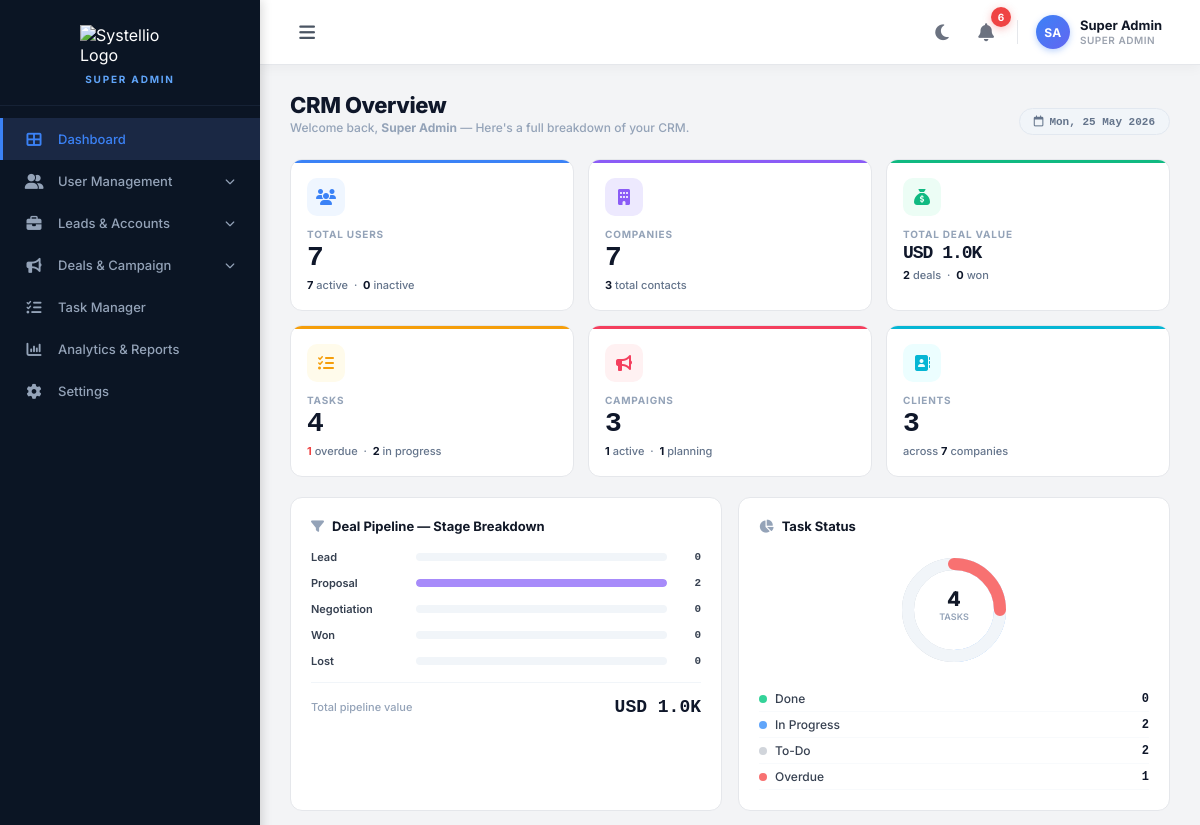
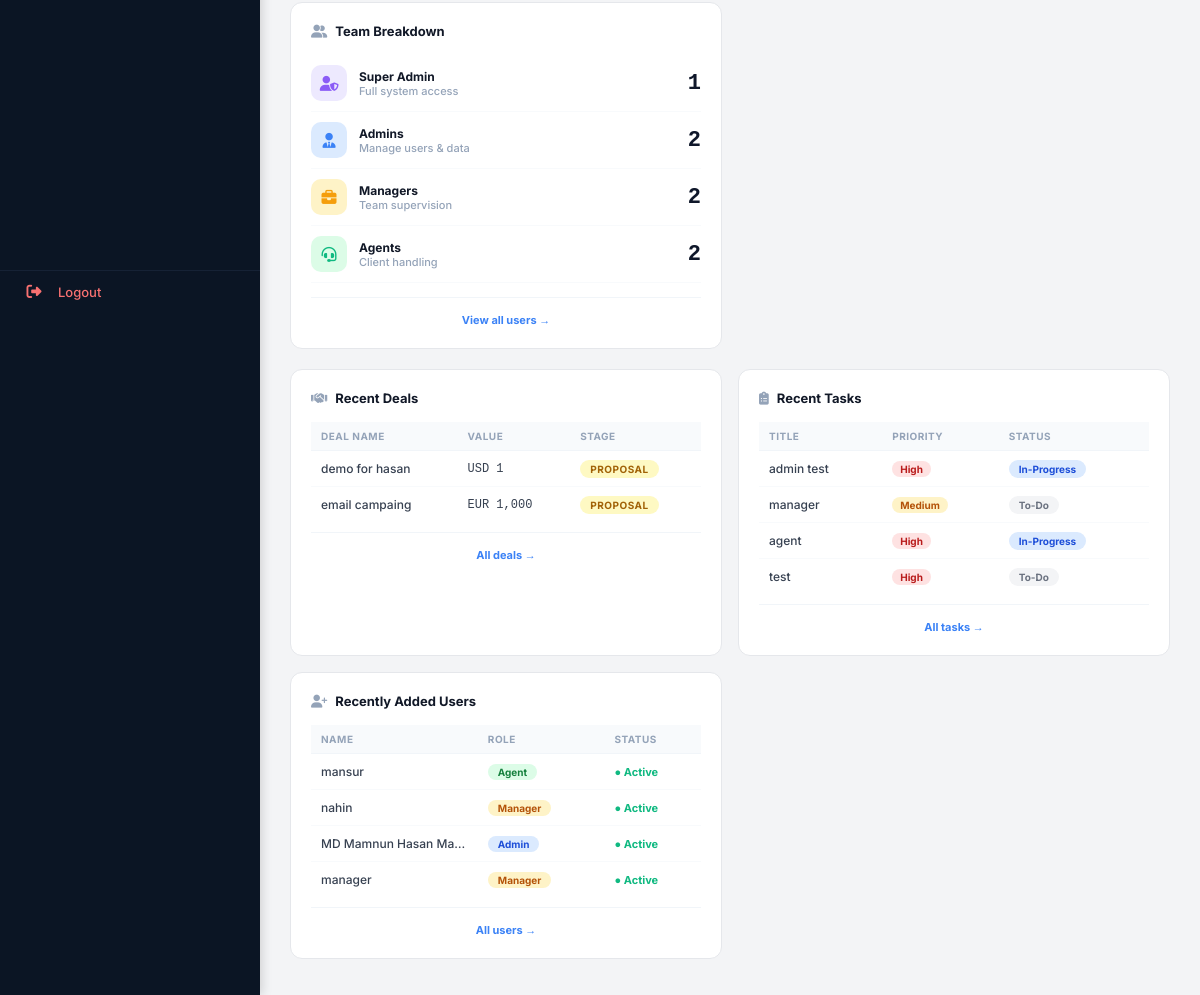
/super_admin_dashboard.php (signed in), run on the app's committed database (2 pictures, top to bottom).
### tables this page shows
CREATE TABLE `deals` (
  `id` int(11) NOT NULL,
  `deal_name` varchar(255) NOT NULL,
  `deal_value` decimal(10,2) DEFAULT 0.00,
  `stage` varchar(50) DEFAULT 'Lead',
  `link_company` varchar(255) NOT NULL,
  `service_required` varchar(255) DEFAULT NULL,
  `currency` varchar(10) NOT NULL DEFAULT 'USD',
  `start_date` date DEFAULT NULL,
  `end_date` date DEFAULT NULL,
  `platform` varchar(100) DEFAULT NULL,
  `sales_officer` varchar(255) DEFAULT NULL,
  `additional_notes` text DEFAULT NULL,
  `created_at` timestamp NOT NULL DEFAULT current_timestamp()
);

CREATE TABLE `tasks` (
  `id` int(11) NOT NULL,
  `title` varchar(255) NOT NULL,
  `description` text DEFAULT NULL,
  `assigned_to` varchar(100) DEFAULT 'Unassigned',
  `priority` varchar(50) DEFAULT 'Medium',
  `status` varchar(50) DEFAULT 'To-Do',
  `due_date` date DEFAULT NULL,
  `created_at` timestamp NOT NULL DEFAULT current_timestamp(),
  `assigned_by` varchar(100) DEFAULT NULL,
  `updated_at` timestamp NULL DEFAULT NULL ON UPDATE current_timestamp(),
  `client_ids` text DEFAULT NULL
);

CREATE TABLE `users` (
  `id` int(11) NOT NULL,
  `name` varchar(100) NOT NULL,
  `username` varchar(50) NOT NULL,
  `email` varchar(100) DEFAULT NULL,
  `password` varchar(255) NOT NULL,
  `role` enum('super_admin','admin','manager','agent') NOT NULL,
  `designation` varchar(100) DEFAULT NULL,
  `status` enum('active','inactive') DEFAULT 'active',
  `created_at` timestamp NOT NULL DEFAULT current_timestamp(),
  `phone` varchar(50) DEFAULT NULL,
  `created_by` varchar(100) DEFAULT NULL,
  `reporting_to` varchar(100) DEFAULT NULL
);

### super_admin_dashboard.php (the view, shortened to what the rows shown need)
<!DOCTYPE html>
<html lang="en">
<head>
    <link rel="stylesheet" href="https://cdnjs.cloudflare.com/ajax/libs/font-awesome/6.4.0/css/all.min.css">
</head>
<body>
    <div class="main-content">
        <?php include 'topbar.php'; ?>
        <?php
        $ov = ['total_users'=>0,'active_users'=>0,'inactive_users'=>0,'admins'=>0,'managers'=>0,'agents'=>0,
               'total_companies'=>0,'total_contacts'=>0,'total_deals'=>0,'deal_value'=>0,
               'deals_won'=>0,'deals_lost'=>0,'total_tasks'=>0,'tasks_todo'=>0,'tasks_progress'=>0,
               'tasks_done'=>0,'tasks_overdue'=>0,'total_campaigns'=>0,'camp_active'=>0,'camp_planning'=>0,
               'recent_deals'=>[],'recent_tasks'=>[],'recent_users'=>[]];
        if(isset($conn)){
            $r=mysqli_fetch_assoc(mysqli_query($conn,"SELECT COUNT(*) t,SUM(status='active') a,SUM(status='inactive') i,SUM(role='admin') adm,SUM(role='manager') mgr,SUM(role='agent') agt FROM users"));
            if($r){$ov['total_users']=(int)$r['t'];$ov['active_users']=(int)$r['a'];$ov['inactive_users']=(int)$r['i'];$ov['admins']=(int)$r['adm'];$ov['managers']=(int)$r['mgr'];$ov['agents']=(int)$r['agt'];}
            $r2=mysqli_fetch_assoc(mysqli_query($conn,"SELECT COUNT(*) c FROM companies")); if($r2) $ov['total_companies']=(int)$r2['c'];
            $r3=mysqli_fetch_assoc(mysqli_query($conn,"SELECT COUNT(*) c FROM contacts"));  if($r3) $ov['total_contacts']=(int)$r3['c'];
            $r4=mysqli_fetch_assoc(mysqli_query($conn,"SELECT COUNT(*) t,COALESCE(SUM(deal_value),0) v,SUM(stage='Won') w,SUM(stage='Lost') l FROM deals"));
            if($r4){$ov['total_deals']=(int)$r4['t'];$ov['deal_value']=(float)$r4['v'];$ov['deals_won']=(int)$r4['w'];$ov['deals_lost']=(int)$r4['l'];}
            $r5=mysqli_fetch_assoc(mysqli_query($conn,"SELECT COUNT(*) t,SUM(status='To-Do') td,SUM(status='In-Progress') ip,SUM(status='Done') d,SUM(due_date<CURDATE() AND status!='Done') ov FROM tasks"));
            if($r5){$ov['total_tasks']=(int)$r5['t'];$ov['tasks_todo']=(int)$r5['td'];$ov['tasks_progress']=(int)$r5['ip'];$ov['tasks_done']=(int)$r5['d'];$ov['tasks_overdue']=(int)$r5['ov'];}
            $r6=mysqli_fetch_assoc(mysqli_query($conn,"SELECT COUNT(*) t,SUM(status='Active') a,SUM(status='Planning') p FROM campaigns"));
            if($r6){$ov['total_campaigns']=(int)$r6['t'];$ov['camp_active']=(int)$r6['a'];$ov['camp_planning']=(int)$r6['p'];}
            $dq=mysqli_query($conn,"SELECT deal_name,deal_value,currency,stage FROM deals ORDER BY id DESC LIMIT 5"); if($dq) while($row=mysqli_fetch_assoc($dq)) $ov['recent_deals'][]=$row;
            $tq=mysqli_query($conn,"SELECT title,status,priority,due_date FROM tasks ORDER BY id DESC LIMIT 4"); if($tq) while($row=mysqli_fetch_assoc($tq)) $ov['recent_tasks'][]=$row;
            $uq=mysqli_query($conn,"SELECT name,role,status FROM users ORDER BY id DESC LIMIT 4"); if($uq) while($row=mysqli_fetch_assoc($uq)) $ov['recent_users'][]=$row;
        }
        function ovStage($s){$m=['Lead'=>['#dbeafe','#1d4ed8'],'Proposal'=>['#fef9c3','#a16207'],'Negotiation'=>['#fff7ed','#c2410c'],'Won'=>['#dcfce7','#15803d'],'Lost'=>['#fee2e2','#b91c1c']];$c=$m[$s]??['#f3f4f6','#374151'];return "<span style='background:{$c[0]};color:{$c[1]};padding:3px 10px;border-radius:20px;font-size:10px;font-weight:700;text-transform:uppercase;letter-spacing:.5px;'>$s</span>";}
        function ovTask($s){$m=['To-Do'=>['#f3f4f6','#6b7280'],'In-Progress'=>['#dbeafe','#1d4ed8'],'Done'=>['#dcfce7','#15803d']];$c=$m[$s]??['#f3f4f6','#374151'];return "<span style='background:{$c[0]};color:{$c[1]};padding:3px 10px;border-radius:20px;font-size:10px;font-weight:700;'>$s</span>";}
        function ovPrio($p){$m=['High'=>['#fee2e2','#b91c1c'],'Medium'=>['#fef3c7','#b45309'],'Low'=>['#dcfce7','#15803d']];$c=$m[$p]??['#f3f4f6','#374151'];return "<span style='background:{$c[0]};color:{$c[1]};padding:2px 8px;border-radius:20px;font-size:10px;font-weight:700;'>$p</span>";}
        function ovRole($r){$l=ucfirst(str_replace('_',' ',$r));$m=['super_admin'=>['#ede9fe','#6d28d9'],'admin'=>['#dbeafe','#1d4ed8'],'manager'=>['#fef3c7','#b45309'],'agent'=>['#dcfce7','#15803d']];$c=$m[$r]??['#f3f4f6','#374151'];return "<span style='background:{$c[0]};color:{$c[1]};padding:2px 10px;border-radius:20px;font-size:10px;font-weight:700;'>$l</span>";}
        ?>
        <div id="mainDashboardContent">
            <div class="ov-heading">
                <div class="ov-heading-left">
                    <h1>CRM Overview</h1>
                </div>
            </div>
            <div class="ov-bottom-row">
                <div class="ov-panel">
                    <?php if(empty($ov['recent_deals'])): ?>
                        <div class="ov-empty"><i class="fa-solid fa-inbox"></i>No deals available. Create a new deal.</div>
                    <?php else: ?>
                    <table class="mini-table">
                        <thead><tr><th>Deal Name</th><th>Value</th><th>Stage</th></tr></thead>
                        <tbody>
                        <?php foreach($ov['recent_deals'] as $d): ?>
                        <tr>
                            <td class="mini-deal-name" title="<?php echo htmlspecialchars($d['deal_name']); ?>"><?php echo htmlspecialchars($d['deal_name']); ?></td>
                            <td class="mini-td-amount"><?php echo htmlspecialchars($d['currency']); ?> <?php echo number_format((float)$d['deal_value'],0); ?></td>
                            <td><?php echo ovStage($d['stage']); ?></td>
                        </tr>
                        <?php endforeach; ?>
                        </tbody>
                    </table>
                    <?php endif; ?>
                </div>
                <div class="ov-panel">
                    <?php if(empty($ov['recent_tasks'])): ?>
                        <div class="ov-empty"><i class="fa-solid fa-inbox"></i>No tasks found.</div>
                    <?php else: ?>
                    <table class="mini-table">
                        <thead><tr><th>Title</th><th>Priority</th><th>Status</th></tr></thead>
                        <tbody>
                        <?php foreach($ov['recent_tasks'] as $t): ?>
                        <tr>
                            <td class="mini-td-title" title="<?php echo htmlspecialchars($t['title']); ?>"><?php echo htmlspecialchars($t['title']); ?></td>
                            <td><?php echo ovPrio($t['priority']); ?></td>
                            <td><?php echo ovTask($t['status']); ?></td>
                        </tr>
                        <?php endforeach; ?>
                        </tbody>
                    </table>
                    <?php endif; ?>
                </div>
              <div class="ov-panel">
                    <?php if(empty($ov['recent_users'])): ?>
                        <div class="ov-empty"><i class="fa-solid fa-inbox"></i>No users found.</div>
                    <?php else: ?>
                    <table class="mini-table">
                        <thead><tr><th>Name</th><th>Role</th><th>Status</th></tr></thead>
                        <tbody>
                        <?php foreach($ov['recent_users'] as $u): ?>
                        <tr>
                            <td class="mini-td-title"><?php echo htmlspecialchars($u['name']); ?></td>
                            <td><?php echo ovRole($u['role']); ?></td>
                            <td><?php echo strtolower($u['status'])==='active' ? "<span style='color:#10b981;font-size:11px;font-weight:700;'>● Active</span>" : "<span style='color:#ef4444;font-size:11px;font-weight:700;'>● Inactive</span>"; ?></td>
                        </tr>
                        <?php endforeach; ?>
                        </tbody>
                    </table>
                    <?php endif; ?>
                </div>
            </div>
        </div>
  </body>
</html>

### data on the page
deals: deal_name "demo for hasan", currency "USD", deal_value "1", stage "PROPOSAL"
deals: deal_name "email campaing", currency "EUR", deal_value "1,000", stage "PROPOSAL"
tasks: title "admin test", priority "High", status "In-Progress"
tasks: title "manager", priority "Medium", status "To-Do"
tasks: title "agent", priority "High", status "In-Progress"
tasks: title "test", priority "High", status "To-Do"
users: name "mansur", role "Agent", status "● Active"
users: name "nahin", role "Manager", status "● Active"
users: name "MD Mamnun Hasan Ma…", role "Admin", status "● Active"
users: name "manager", role "Manager", status "● Active"

### other printed values
$sidebarRole "SUPER ADMIN"
$_notif_count "6"
$_tb_initials "SA"
$_tb_name "Super Admin"
$_tb_role_display "SUPER ADMIN"
$_SESSION['name'] "Super Admin"
$ov['total_users'] "7"
$ov['active_users'] "7"
$ov['inactive_users'] "0"
$ov['total_companies'] "7"
$ov['total_contacts'] "3"
ovFmt($ov['deal_value']) "USD 1.0K"
$ov['total_deals'] "2"
$ov['deals_won'] "0"
$ov['total_tasks'] "4"
